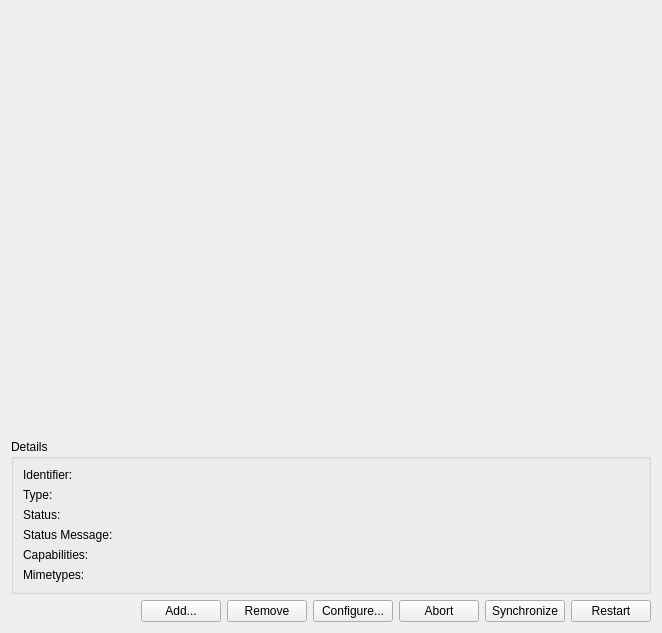
<?xml version="1.0" encoding="UTF-8"?>
<ui version="4.0">
 <class>AgentWidget</class>
 <widget class="QWidget" name="AgentWidget">
  <property name="geometry">
   <rect>
    <x>0</x>
    <y>0</y>
    <width>662</width>
    <height>633</height>
   </rect>
  </property>
  <layout class="QGridLayout" name="gridLayout_2">
   <item row="0" column="0" colspan="7">
    <widget class="Akonadi::AgentInstanceWidget" name="instanceWidget" native="true">
     <property name="sizePolicy">
      <sizepolicy hsizetype="Preferred" vsizetype="Expanding">
       <horstretch>0</horstretch>
       <verstretch>0</verstretch>
      </sizepolicy>
     </property>
     <property name="contextMenuPolicy">
      <enum>Qt::CustomContextMenu</enum>
     </property>
    </widget>
   </item>
   <item row="1" column="0" colspan="7">
    <widget class="QGroupBox" name="groupBox">
     <property name="title">
      <string>Details</string>
     </property>
     <layout class="QFormLayout" name="formLayout">
      <property name="fieldGrowthPolicy">
       <enum>QFormLayout::ExpandingFieldsGrow</enum>
      </property>
      <item row="0" column="0">
       <widget class="QLabel" name="label">
        <property name="text">
         <string>Identifier:</string>
        </property>
       </widget>
      </item>
      <item row="0" column="1">
       <widget class="QLabel" name="identifierLabel">
        <property name="sizePolicy">
         <sizepolicy hsizetype="Expanding" vsizetype="Preferred">
          <horstretch>0</horstretch>
          <verstretch>0</verstretch>
         </sizepolicy>
        </property>
        <property name="text">
         <string/>
        </property>
        <property name="textInteractionFlags">
         <set>Qt::LinksAccessibleByMouse|Qt::TextSelectableByMouse</set>
        </property>
       </widget>
      </item>
      <item row="1" column="0">
       <widget class="QLabel" name="label_3">
        <property name="text">
         <string>Type:</string>
        </property>
       </widget>
      </item>
      <item row="1" column="1">
       <widget class="QLabel" name="typeLabel">
        <property name="sizePolicy">
         <sizepolicy hsizetype="Expanding" vsizetype="Preferred">
          <horstretch>0</horstretch>
          <verstretch>0</verstretch>
         </sizepolicy>
        </property>
        <property name="text">
         <string/>
        </property>
        <property name="textInteractionFlags">
         <set>Qt::LinksAccessibleByMouse|Qt::TextSelectableByMouse</set>
        </property>
       </widget>
      </item>
      <item row="2" column="0">
       <widget class="QLabel" name="label_5">
        <property name="text">
         <string>Status:</string>
        </property>
       </widget>
      </item>
      <item row="2" column="1">
       <widget class="QLabel" name="statusLabel">
        <property name="sizePolicy">
         <sizepolicy hsizetype="Expanding" vsizetype="Preferred">
          <horstretch>0</horstretch>
          <verstretch>0</verstretch>
         </sizepolicy>
        </property>
        <property name="text">
         <string/>
        </property>
        <property name="wordWrap">
         <bool>true</bool>
        </property>
        <property name="textInteractionFlags">
         <set>Qt::LinksAccessibleByMouse|Qt::TextSelectableByMouse</set>
        </property>
       </widget>
      </item>
      <item row="3" column="0">
       <widget class="QLabel" name="label_6">
        <property name="text">
         <string>Status Message:</string>
        </property>
       </widget>
      </item>
      <item row="3" column="1">
       <widget class="QLabel" name="statusMessageLabel">
        <property name="sizePolicy">
         <sizepolicy hsizetype="Expanding" vsizetype="Preferred">
          <horstretch>0</horstretch>
          <verstretch>0</verstretch>
         </sizepolicy>
        </property>
        <property name="text">
         <string/>
        </property>
        <property name="wordWrap">
         <bool>true</bool>
        </property>
        <property name="textInteractionFlags">
         <set>Qt::LinksAccessibleByMouse|Qt::TextSelectableByMouse</set>
        </property>
       </widget>
      </item>
      <item row="4" column="0">
       <widget class="QLabel" name="label_7">
        <property name="text">
         <string>Capabilities:</string>
        </property>
       </widget>
      </item>
      <item row="4" column="1">
       <widget class="QLabel" name="capabilitiesLabel">
        <property name="sizePolicy">
         <sizepolicy hsizetype="Expanding" vsizetype="Preferred">
          <horstretch>0</horstretch>
          <verstretch>0</verstretch>
         </sizepolicy>
        </property>
        <property name="text">
         <string/>
        </property>
        <property name="wordWrap">
         <bool>true</bool>
        </property>
        <property name="textInteractionFlags">
         <set>Qt::LinksAccessibleByMouse|Qt::TextSelectableByMouse</set>
        </property>
       </widget>
      </item>
      <item row="5" column="0">
       <widget class="QLabel" name="label_9">
        <property name="text">
         <string>Mimetypes:</string>
        </property>
       </widget>
      </item>
      <item row="5" column="1">
       <widget class="QLabel" name="mimeTypeLabel">
        <property name="sizePolicy">
         <sizepolicy hsizetype="Expanding" vsizetype="Preferred">
          <horstretch>0</horstretch>
          <verstretch>0</verstretch>
         </sizepolicy>
        </property>
        <property name="text">
         <string/>
        </property>
        <property name="wordWrap">
         <bool>true</bool>
        </property>
        <property name="textInteractionFlags">
         <set>Qt::LinksAccessibleByMouse|Qt::TextSelectableByMouse</set>
        </property>
       </widget>
      </item>
     </layout>
    </widget>
   </item>
   <item row="2" column="0">
    <spacer name="horizontalSpacer">
     <property name="orientation">
      <enum>Qt::Horizontal</enum>
     </property>
     <property name="sizeHint" stdset="0">
      <size>
       <width>154</width>
       <height>20</height>
      </size>
     </property>
    </spacer>
   </item>
   <item row="2" column="1">
    <widget class="KPushButton" name="addButton">
     <property name="text">
      <string>Add...</string>
     </property>
    </widget>
   </item>
   <item row="2" column="2">
    <widget class="KPushButton" name="removeButton">
     <property name="text">
      <string>Remove</string>
     </property>
    </widget>
   </item>
   <item row="2" column="3">
    <widget class="KPushButton" name="configButton">
     <property name="text">
      <string>Configure...</string>
     </property>
    </widget>
   </item>
   <item row="2" column="4">
    <widget class="KPushButton" name="abortButton">
     <property name="text">
      <string>Abort</string>
     </property>
    </widget>
   </item>
   <item row="2" column="5">
    <widget class="KPushButton" name="syncButton">
     <property name="text">
      <string>Synchronize</string>
     </property>
    </widget>
   </item>
   <item row="2" column="6">
    <widget class="KPushButton" name="restartButton">
     <property name="text">
      <string>Restart</string>
     </property>
    </widget>
   </item>
  </layout>
 </widget>
 <customwidgets>
  <customwidget>
   <class>KPushButton</class>
   <extends>QPushButton</extends>
   <header>kpushbutton.h</header>
  </customwidget>
  <customwidget>
   <class>Akonadi::AgentInstanceWidget</class>
   <extends>QWidget</extends>
   <header location="global">akonadi/agentinstancewidget.h</header>
   <container>1</container>
  </customwidget>
 </customwidgets>
 <resources/>
 <connections/>
</ui>
